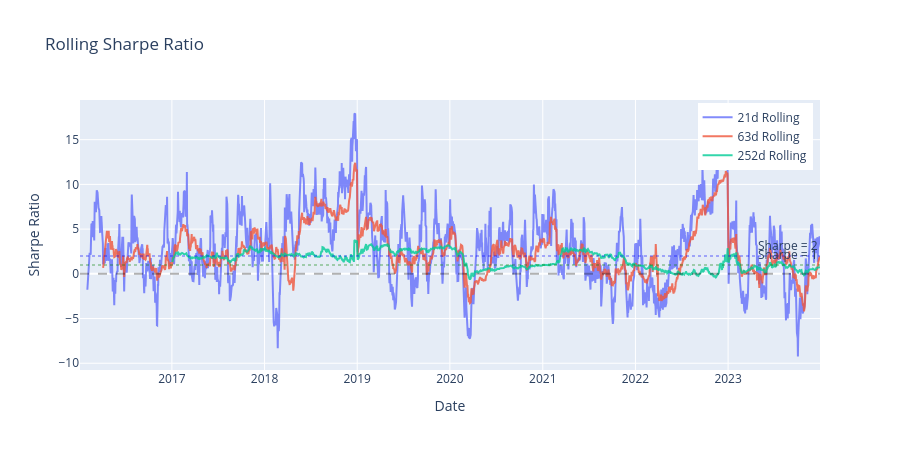

The code cell stored with this chart in its notebook:
### Code cell
# Plot rolling Sharpe ratio
fig = go.Figure()

for window in [21, 63, 252]:
    if window in rolling.sharpe:
        sharpe_series = rolling.sharpe[window]
        fig.add_trace(
            go.Scatter(
                x=strategy_returns.index,
                y=sharpe_series.to_numpy(),
                name=f"{window}d Rolling",
                opacity=0.8,
            )
        )

fig.add_hline(y=0, line_dash="dash", line_color="black", opacity=0.3)
fig.add_hline(y=1, line_dash="dot", line_color="green", opacity=0.3, annotation_text="Sharpe = 1")
fig.add_hline(y=2, line_dash="dot", line_color="blue", opacity=0.3, annotation_text="Sharpe = 2")

fig.update_layout(
    title="Rolling Sharpe Ratio",
    xaxis_title="Date",
    yaxis_title="Sharpe Ratio",
    height=450,
    legend=dict(yanchor="top", y=0.99, xanchor="right", x=0.99),
)
fig.show()

### Figure 1 — Plotly figure (JSON) as saved in the notebook; plotly's stock layout.template omitted (floating-point values rounded to 4 significant figures; data arrays with more than 128 entries replaced by an {"elided": "..."} marker saying what was removed)
{"data": [{"name": "21d Rolling", "opacity": 0.8, "type": "scatter", "x": {"elided": "2011 str values"}, "y": {"elided": "2011 float values"}}, {"name": "63d Rolling", "opacity": 0.8, "type": "scatter", "x": {"elided": "2011 str values"}, "y": {"elided": "2011 float values"}}, {"name": "252d Rolling", "opacity": 0.8, "type": "scatter", "x": {"elided": "2011 str values"}, "y": {"elided": "2011 float values"}}], "layout": {"annotations": [{"showarrow": false, "text": "Sharpe = 1", "x": 1, "xanchor": "right", "xref": "x domain", "y": 1, "yanchor": "bottom", "yref": "y"}, {"showarrow": false, "text": "Sharpe = 2", "x": 1, "xanchor": "right", "xref": "x domain", "y": 2, "yanchor": "bottom", "yref": "y"}], "height": 450, "legend": {"x": 0.99, "xanchor": "right", "y": 0.99, "yanchor": "top"}, "shapes": [{"line": {"color": "black", "dash": "dash"}, "opacity": 0.3, "type": "line", "x0": 0, "x1": 1, "xref": "x domain", "y0": 0, "y1": 0, "yref": "y"}, {"line": {"color": "green", "dash": "dot"}, "opacity": 0.3, "type": "line", "x0": 0, "x1": 1, "xref": "x domain", "y0": 1, "y1": 1, "yref": "y"}, {"line": {"color": "blue", "dash": "dot"}, "opacity": 0.3, "type": "line", "x0": 0, "x1": 1, "xref": "x domain", "y0": 2, "y1": 2, "yref": "y"}], "title": {"text": "Rolling Sharpe Ratio"}, "xaxis": {"title": {"text": "Date"}}, "yaxis": {"title": {"text": "Sharpe Ratio"}}}}
